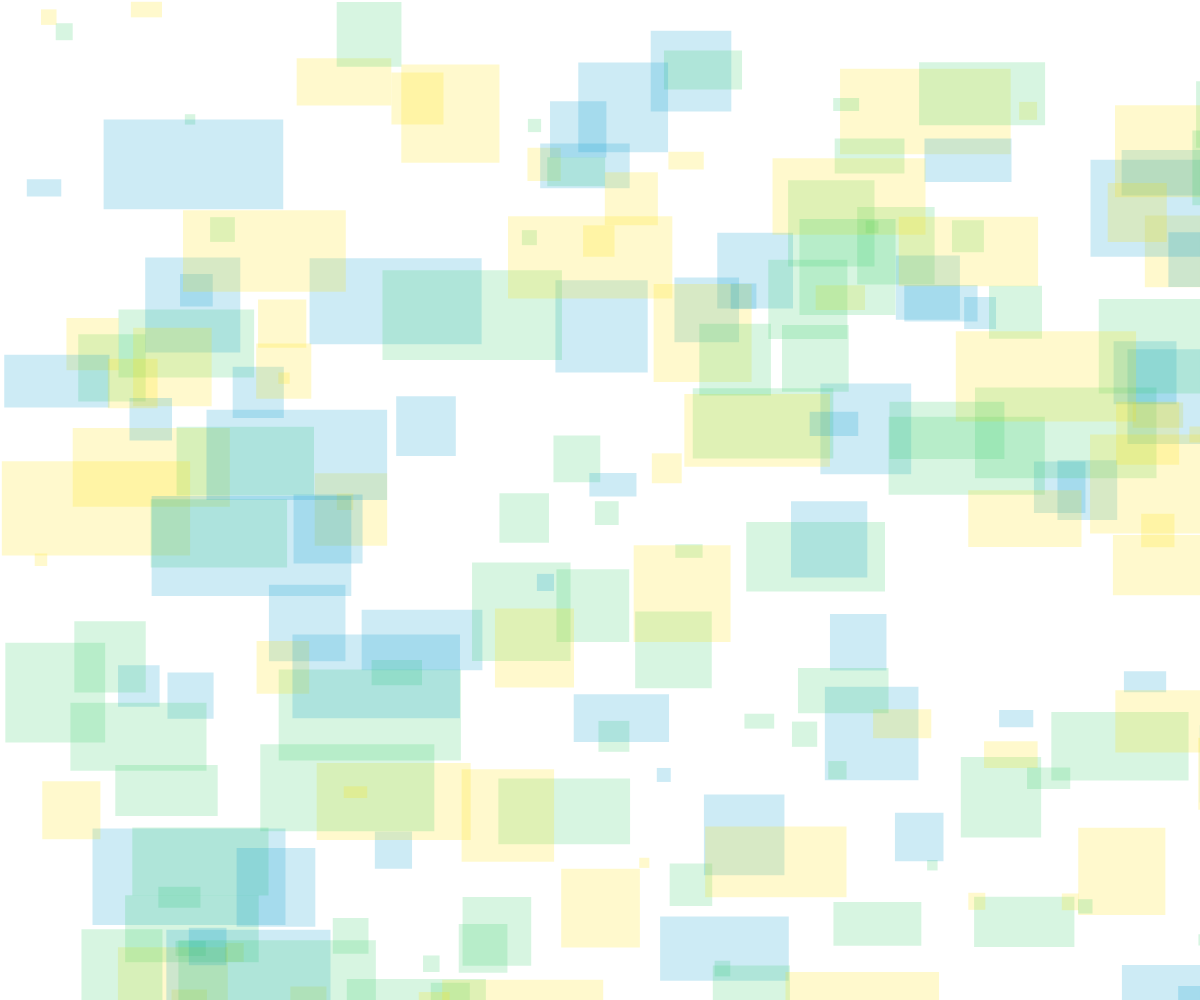
Frame 1 (no input)
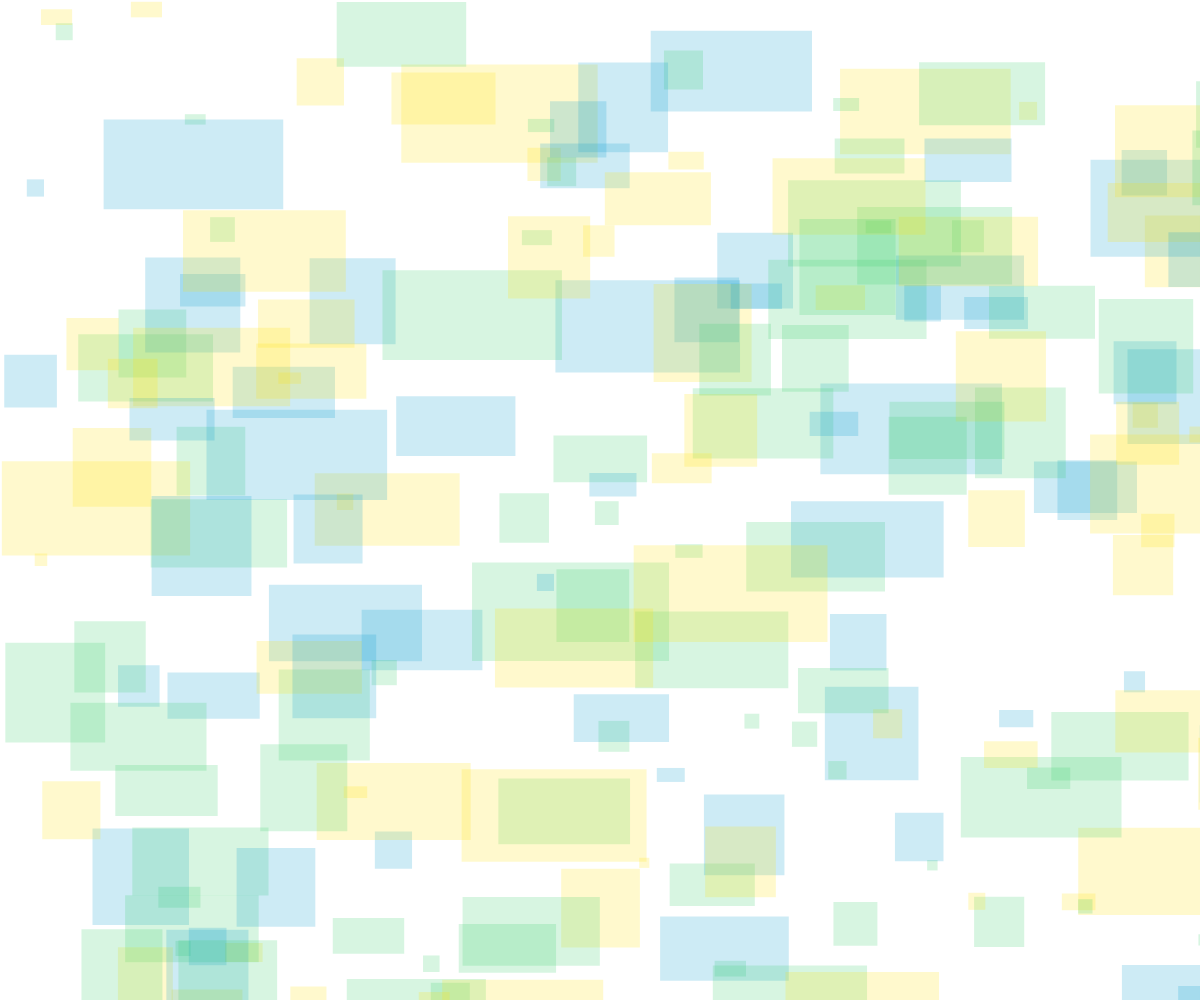
Frame 60 (no input)
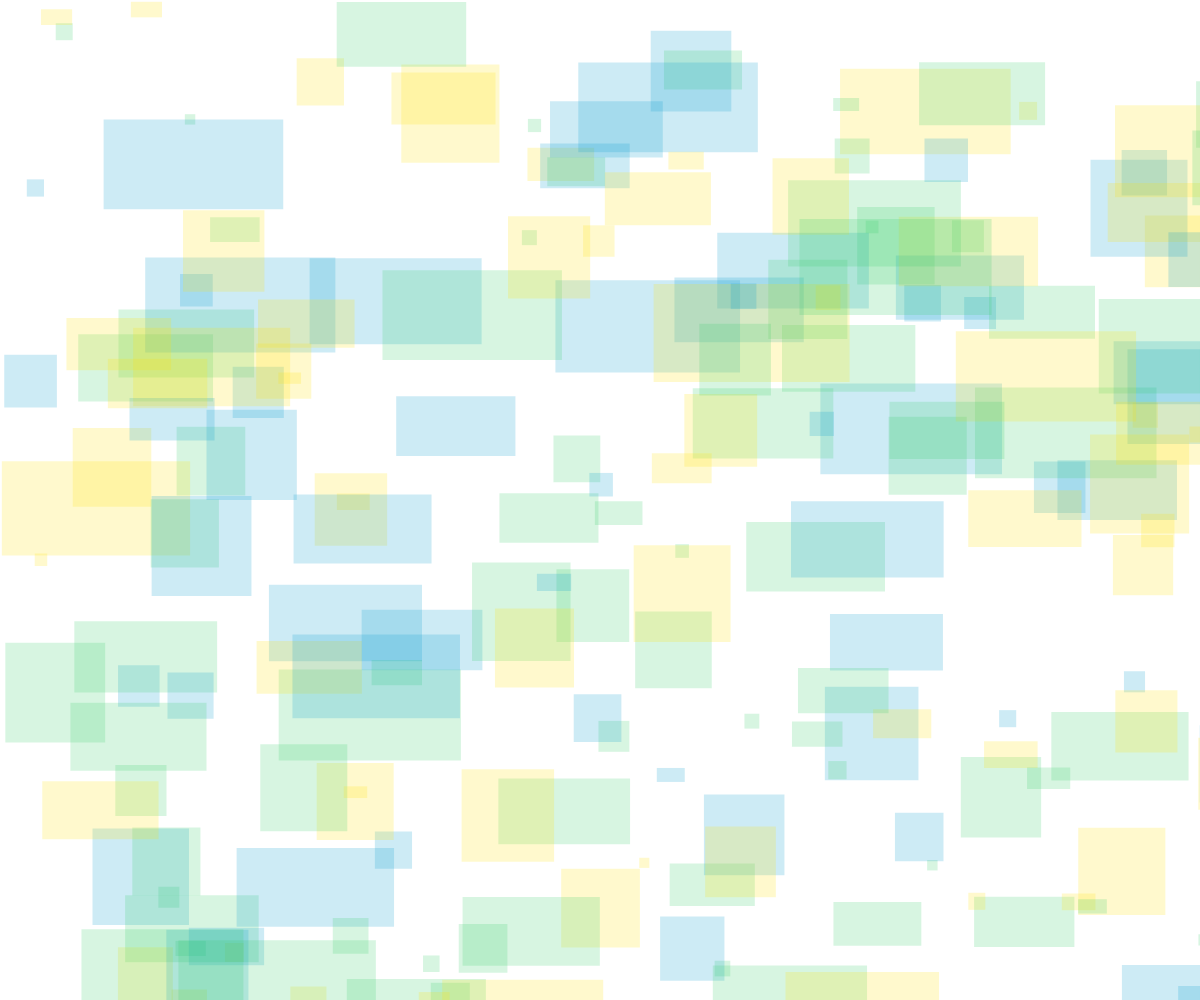
Frame 120 (the mouse pressed at the canvas centre since frame 60)

The p5.js sketch that drew these frames (run headless with seeded random() and noise() and a simulated clock; from frame 60 on, the mouse is pressed at the canvas centre):

// p5.js sketch
// ── sketch.js
let shapes = [];
let colors = [
  [0, 154, 205],
  [51, 204, 102],
  [255, 221, 0]
];

function setup() {
  createCanvas(windowWidth, windowHeight);
  noStroke();
  generateShapes();
}

function draw() {
  background(255);
  drawShapes();
}

function generateShapes() {
  for (let i = 0; i < 200; i++) {
    let x = random(width);
    let y = random(height);
    let size = random(10, 100);
    let color = randomColor();
    let shape = { x, y, size, color };
    shapes.push(shape);
  }
}

function drawShapes() {
  shapes.forEach(shape => {
    fill(shape.color);
    if (random(1) < 0.5) {
      rect(shape.x, shape.y, shape.size, shape.size);
    } else {
      rect(shape.x, shape.y, shape.size * 2, shape.size);
    }
  });
}

function randomColor() {
  let color = random(colors);
  return color.concat(50);
}
